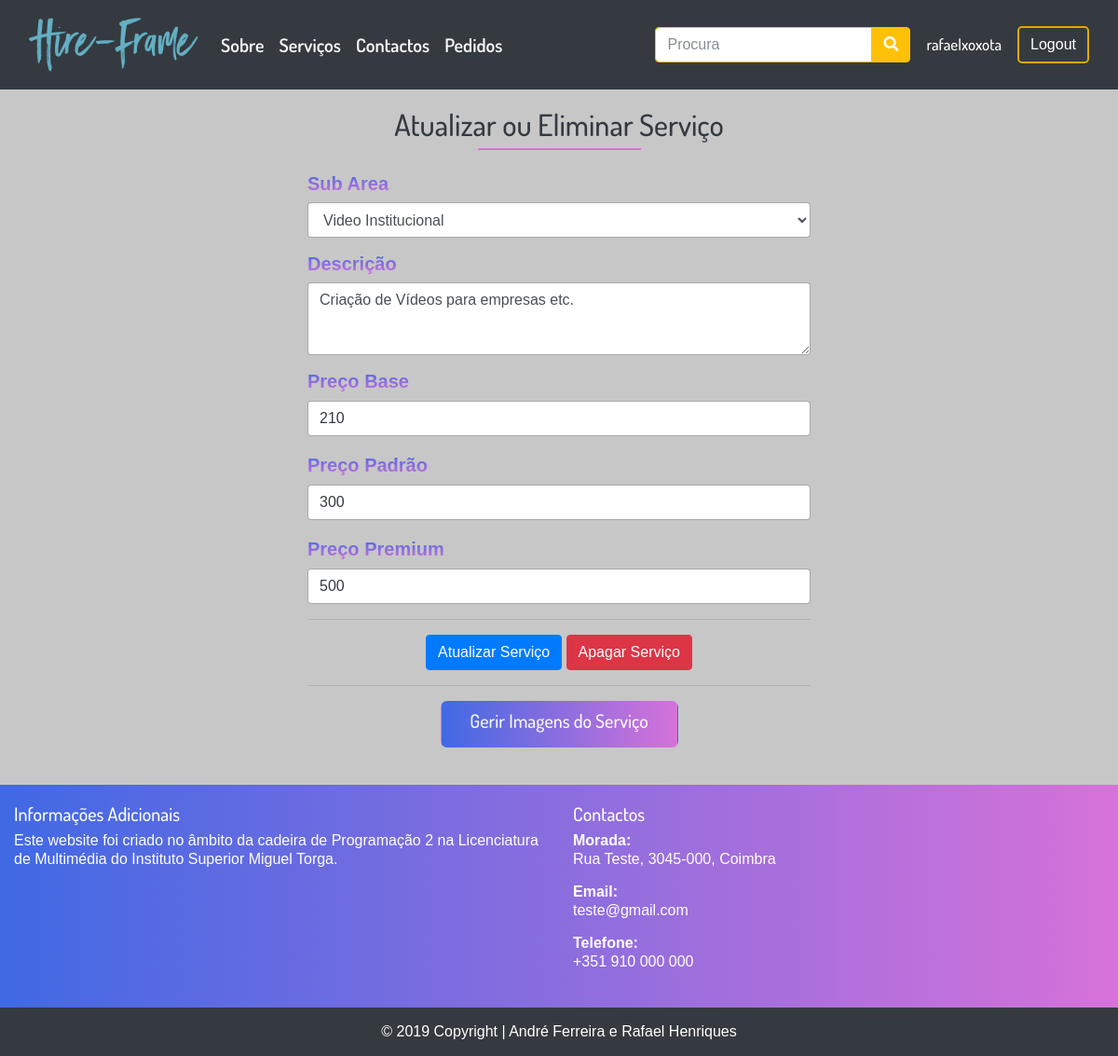
Before: /index.php?op=gerirservicos&idservico=18 (signed in) with the older database file.
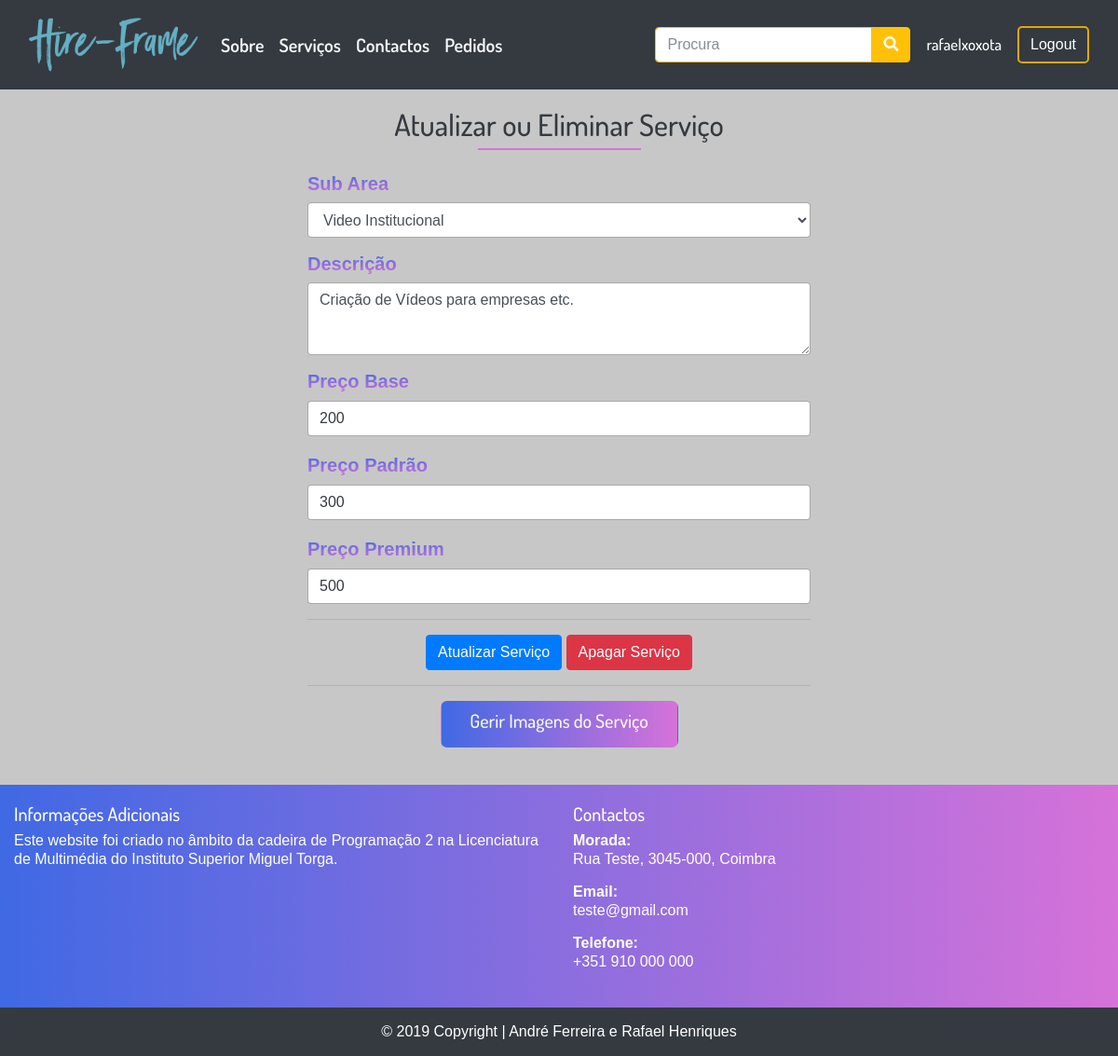
After: the same page with the newer database file.
### tables this page shows
CREATE TABLE IF NOT EXISTS `servico` (
  `id_utilizador` int(11) NOT NULL,
  `id_subarea` int(11) NOT NULL,
  `data` datetime NOT NULL DEFAULT CURRENT_TIMESTAMP ON UPDATE CURRENT_TIMESTAMP,
  `id_servico` int(11) NOT NULL AUTO_INCREMENT,
  `descricao` varchar(255) NOT NULL,
  PRIMARY KEY (`id_servico`),
  KEY `fk_id_utilizador_utilizador` (`id_utilizador`),
  KEY `fk_id_subarea_subarea` (`id_subarea`)
);

CREATE TABLE IF NOT EXISTS `preco_servico` (
  `id_preco_servico` int(11) NOT NULL AUTO_INCREMENT,
  `base` int(11) NOT NULL,
  `padrao` int(11) NOT NULL,
  `premium` int(11) NOT NULL,
  `id_servico` int(11) NOT NULL,
  PRIMARY KEY (`id_preco_servico`),
  KEY `fk_id_servico_servico` (`id_servico`)
);

CREATE TABLE IF NOT EXISTS `subarea` (
  `id_subarea` int(11) NOT NULL AUTO_INCREMENT,
  `nome` varchar(50) NOT NULL,
  `data` datetime NOT NULL DEFAULT CURRENT_TIMESTAMP ON UPDATE CURRENT_TIMESTAMP,
  `id_area` int(11) NOT NULL,
  `img_subarea` varchar(255) NOT NULL,
  PRIMARY KEY (`id_subarea`),
  KEY `fk_id_area_area` (`id_area`)
);

### inc/gerirservicos.inc.php (the view, shortened to what this page needs)
<?php if(isset($_SESSION['username'],$_SESSION['id_utilizador'])){
$id = $_SESSION["id_utilizador"];
?>
<div class ="container">
<div class="row justify-content-center">
<div class="col-md-6">
<br>
<header class="col-md-12 mb-4">
          <h2 class="text-center text-dark">Atualizar ou Eliminar Serviço <br><span class="f-700 text-dark"></span></h2>
          <span class="underline-rosa mb-3"></span>
        </header>
<?php
   $id_servico = $_REQUEST["idservico"];
  $db = new PDO("mysql:host=localhost; dbname=projetofinal","root","");
  $dados = $db->query("SELECT preco_servico.id_preco_servico, preco_servico.base, preco_servico.padrao, preco_servico.premium, subarea.nome, servico.descricao, servico.id_subarea AS 'servico associado', servico.id_servico FROM servico JOIN utilizador ON servico.id_utilizador = utilizador.id_utilizador JOIN subarea ON servico.id_subarea = subarea.id_subarea JOIN area ON subarea.id_area = area.id_area JOIN preco_servico ON servico.id_servico = preco_servico.id_servico WHERE utilizador.id_utilizador = $id AND servico.id_servico = $id_servico");
  foreach($dados as $row) {
    echo'
<form method="post" action="" enctype="multipart/form-data">
  <div class="form-group">
  <label class="grad-txt f-20 font-weight-bold" for="exampleFormControlSelect2">Sub Area</label>
    <select class="form-control" name="subareaupdate">
    <option class="bg-dark text-dark" value="'.$row['servico associado'].'"selected>'.$row['nome'].'</option>';
   echo '
   <li class="list-group-item text-dark">'.$row["nome"].'</li>
   </select>
  </div>
  <div class="form-group">
  <label class="grad-txt f-20 font-weight-bold" for="exampleFormControlTextarea1">Descrição</label>
    <textarea class="form-control" id="exampleFormControlTextarea1" name="descricao" rows="3">'.$row["descricao"].'</textarea>
  </div>
  <div class="form-group">
  <label class="grad-txt f-20 font-weight-bold" for="exampleFormControlTextarea1">Preço Base</label><br>
    <input class="text-dark form-control" type="number" name="precobase" value="'.$row["base"].'"><br>
    <label class="grad-txt f-20 font-weight-bold" for="exampleFormControlTextarea1">Preço Padrão</label><br>
    <input class="text-dark form-control"  type="number" name="precopadrao" value="'.$row["padrao"].'"><br>
    <label class="grad-txt f-20 font-weight-bold" for="exampleFormControlTextarea1">Preço Premium</label><br>
    <input class="text-dark form-control"  type="number" name="precopremium" value="'.$row["premium"].'">
  </div>';
  echo '
  <hr>
        <div class="row justify-content-center">
          <div class="form-actions">
            <button type="submit" name="submitservice" class="btn btn-primary ml-auto">Atualizar Serviço</button>
            <button type="submit" name="deleteservice" class="btn btn-danger ml-auto">Apagar Serviço</button>
          </div>
        </div>
   </form>
   <hr>
   <div class="row justify-content-center">
  <div class="col-md-6">
    <button class="btn btn-grad grad col-12 mb-3"><h5><a class="text-light" href="index.php?op=listarimagens&id_service='.$row["id_servico"].'">Gerir Imagens do Serviço</a></h5></button>
  </div>
  </div>
';
    }
    ?>
</div>
</div>
</div>
<?php
}
?>

Changed rows visible on the page:
changed through a linked row, servico "Criação de Vídeos para empresas etc.": precobase "210" → "200"
